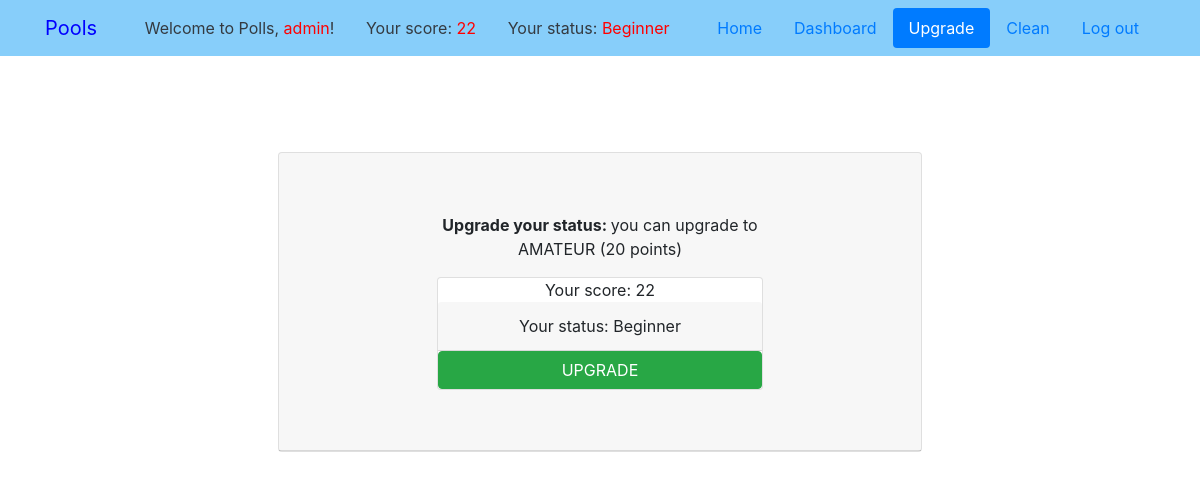
The app's page /upgrade/ (signed in), older data.
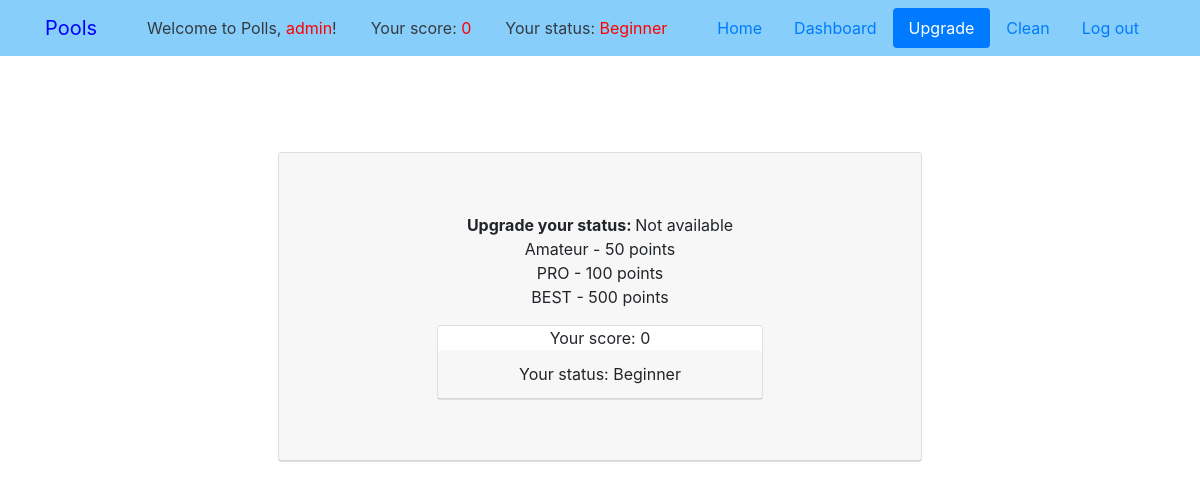
The same page, newer data.
### polls/models.py (models this page shows)
class Score(models.Model):
    user = models.OneToOneField(User, on_delete=models.CASCADE)
    points = models.IntegerField(default=0, help_text='Баллы')
    counter_bool = models.IntegerField(
        default=0, help_text='Счетчик отвеченных вопросов правда или ложь')
    counter_multiple = models.IntegerField(
        default=0,
        help_text='Счетчик отвеченных вопросов с вариантами ответов')

class Status(models.Model):
    user = models.OneToOneField(User, on_delete=models.CASCADE)
    status = models.CharField(
        max_length=8,
        blank=False,
        choices=USER_STATUSES,
        default='Beginner',
        help_text='Статус пользователя'
    )

### polls/views.py (the view, shortened to what this page needs)
# urls.py: path('upgrade/', upgrade_status, name='upgrade'),
@login_required
def upgrade_status(request):
    status_data = {
        'Beginner': 20,
        'Amateur': 50,
        'PRO': 100,
    }
    if not Status.objects.filter(user=request.user).exists():
        Status.objects.create(user=request.user)
    status = Status.objects.get(user=request.user)
    score = Score.objects.get(user=request.user)
    if request.method == 'POST':
        update_score_status(status, score, status_data)
    for value in status_data.values():
        if status.status == 'Beginner' and score.points >= value:
            context = {
                'text': f'you can upgrade to AMATEUR ({value} points)',
                'status': status.status,
                'score': score,
                'upgrade': True
            }
            return render(
                request,
                template_name='polls/upgrade.html',
                context=context
            )
        context = {
            'text': '''
                Not available<br>
                Amateur - 50 points<br>
                PRO - 100 points<br>
                BEST - 500 points
                ''',
            'score': score,
            'status': status.status,
        }
        return render(
                request,
                template_name='polls/upgrade.html',
                context=context
            )

### templates/polls/upgrade.html (shortened to what this page needs)
{% extends 'base.html'%}
{%block content%}
<div class="container py-5">
    <div class="col-md-6 p-5">
      <div class="card">
        <div class="card-header">
            <div class="row justify-content-center">
                <div class="col-md-6 p-5"><p><b>{%if BEST %}You are the BEST!{%else%}Upgrade your status:{%endif%} </b>{{text|safe}}<br>
                  <div class="card">
                    Your score: {{score.points}}
                    <div class="card-header">
                        Your status: {{status}}<br>
                    </div>
                  {% if upgrade %}
                    <form method="post" action="{% url 'polls:upgrade' %}">
                    <input class="btn btn-success w-100" type="submit"  value="UPGRADE">
                  {%endif%}
                  </div>
                </div>
            </div>
        </div>
      </div>
    </div>
</div>
{%endblock%}

### templates/base.html (shortened to what this page needs)
<!DOCTYPE html>
<html lang="ru">
  <head>
  {% load static %}
    <link rel="stylesheet" href="{% static 'css/bootstrap.min.css' %}">
  </head>
  <header>
    {% include 'navbar.html' %}
  </header>
  <body>
    <main>
      <center>
        {% block content %}{% endblock %}
      </center>
    </main>
  </body>
</html>

### templates/navbar.html (shortened to what this page needs)
{% load static %}
<nav class="navbar navbar-light" style="background-color:{%if status == 'Amateur'%} #20a997{%elif status == 'PRO'%} #af3238{%elif status == 'BEST'%} #adb5bd{%else%}lightskyblue{%endif%}">
  <div class="container">
    <a class="navbar-brand" href="">
      <span style="color:blue">Pools</span>
    </a>
    {% with request.resolver_match.view_name as view_name %}
    {% if user.is_authenticated %}
      <div class="bg text-dark text-left">
        Welcome to Polls, <span style="color:red">{{ user.username }}</span>!
      </div>
      <div class="bg text-dark text-center">
          {% if view_name  == 'users:login' or view_name  == 'users:signup'  %}
          {%else%} Your score: <span style="color:red">{{score.points}}</span>{%endif%}
      </div>
      <div class="bg text-dark text-right">
        Your status:  <span style="color:red">{{ status }}</span>
      </div>
    {%endif%}
    {% endwith %}
    {% with request.resolver_match.view_name as view_name %}
    <ul class="nav nav-pills">
      <li class="nav-item">
        <a class="nav-link link-light {% if view_name  == 'polls:index' %}active{% endif %}" href="{% url 'polls:index' %}">Home</a>
      </li>
    <ul class="nav nav-pills">
      <li class="nav-item">
        <a class="nav-link link-light {% if view_name  == 'polls:top' %}active{% endif %}" href="{% url 'polls:top' %}">Dashboard</a>
      </li>
      {% if user.is_authenticated %}
        <ul class="nav nav-pills">
          <li class="nav-item">
            <a class="nav-link link-light {% if view_name  == 'polls:upgrade' %}active{% endif %}" href="{% url 'polls:upgrade' %}">Upgrade</a>
          </li>
        <ul class="nav nav-pills">
          <li class="nav-item">
            <a class="nav-link link-light {% if view_name  == 'polls:clean' %}active{% endif %}" href="{% url 'polls:clean' %}">Clean</a>
          </li>
        <li class="nav-item">
          <a class="nav-link link-light {% if view_name  == 'users:logout' %}active{% endif %}" href="{% url 'users:logout' %}">Log out</a>
        </li>
      {% endif %}
      {% endwith %}
    </ul>
  </div>
</nav>

Row changes from the older to the newer data that the page shows:
removed Score: points "22"
added Score: points "0"
Text that changed along with them:
{{ text|safe }}: "you can upgrade to AMATEUR (20 points)" → "Not available Amateur - 50 points PRO - 100 points BEST - 500 points"
form field value: "UPGRADE" → (not shown)
